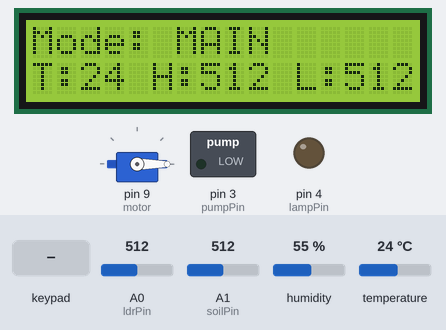
Bench run of a sketch on a simulated Arduino Uno, built with avr-gcc and run on an emulated ATmega328P. Shown: 16×2 character LCD, servo, switched loads named in the sketch (green lamp = pin HIGH), output pins drawn as LEDs (lit = HIGH). Inputs (shaded band) come from the test bench; at power-on: A0 (ldrPin) = 512, A1 (soilPin) = 512, humidity 55 %, temperature 24 °C.

Above: at 1.2 s.
1.3 s: key 'A' pressed
At 1.8 s:
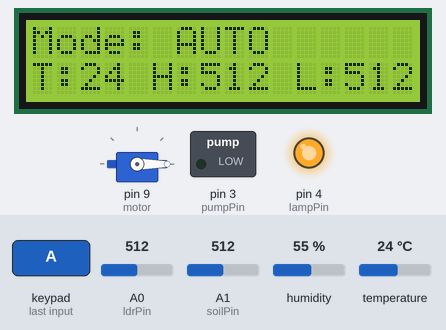
2.8 s: key 'B' pressed
At 4.0 s:
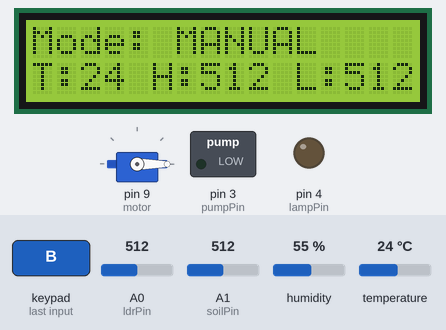
4.3 s: keypad keys 7 1 0 1 1 1 2 pressed 0.4 s apart
At 7.3 s:
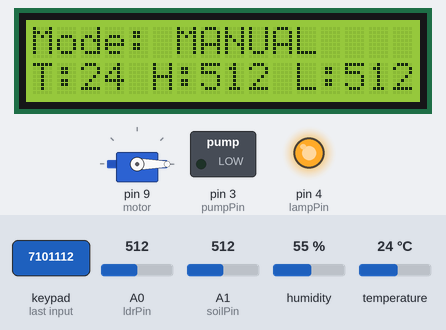
8.6 s: keypad keys 7 1 0 1 1 1 2 # pressed 0.4 s apart
At 9.6 s:
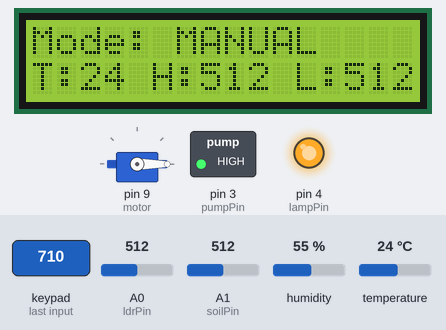
13.3 s: key '3' pressed
At 14.5 s:
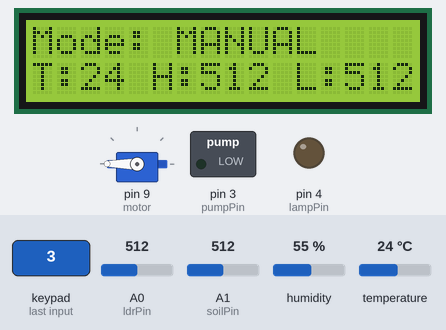
14.8 s: keypad keys 7 1 0 1 1 1 2 * pressed 0.4 s apart
At 18.6 s:
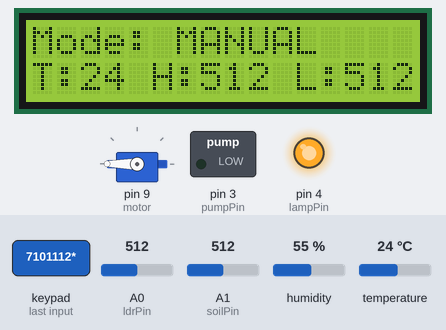
Timing chart, 0 to 20.1 s (numbered marks = the images above; inputs shaded):
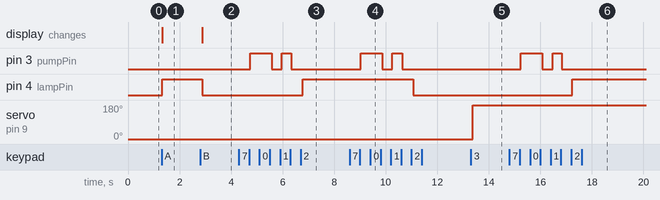

The sketch:

teplitsa.ino
```cpp
#include <Keypad.h>
#include <Wire.h>
#include <LiquidCrystal_I2C.h>
#include <DHT.h>
#include <Servo.h>
LiquidCrystal_I2C lcd(0x27, 16, 2);
DHT dht(2, DHT11);
Servo motor;
const int pumpPin = 3;
const int lampPin = 4;
const int ldrPin = A0;
const int soilPin = A1;
const byte ROWS = 4;
const byte COLS = 4;
char keys[ROWS][COLS] = {
  {'1', '2', '3', 'A'},
  {'4', '5', '6', 'B'},
  {'7', '8', '9', 'C'},
  {'*', '0', '#', 'D'}
};
byte rowPins[ROWS] = { A2, A3, 5, 6 };
byte colPins[COLS] = { 7, 10, 11, 12 };
Keypad keypad(makeKeymap(keys), rowPins, colPins, ROWS, COLS);
enum Mode { MAIN, AUTO, MANUAL } mode = MAIN;
float tempThreshold = 26.0;
int moistThreshold = 500;
int lightThreshold = 600;
bool servoActive = false;
bool pumpManual = false;
bool lampManual = false;
bool servoManual = false;
void setup() {
  lcd.init();
  lcd.backlight();
  dht.begin();
  motor.attach(9);
  pinMode(pumpPin, OUTPUT);
  pinMode(lampPin, OUTPUT);
  digitalWrite(pumpPin, LOW);
  digitalWrite(lampPin, LOW);
  motor.write(0);
}
void loop() {
  char key = keypad.getKey();
  if (key) {
    if (key == 'A') mode = AUTO;
    if (key == 'B') mode = MANUAL;
    if (key == 'C') mode = MAIN;
    if (mode == MANUAL) {
      if (key == '1') pumpManual = !pumpManual;
      if (key == '2') lampManual = !lampManual;
      if (key == '3') servoManual = !servoManual;
    }
  }
  lcd.setCursor(0, 0);
  if (mode == MAIN) lcd.print("Mode: MAIN      ");
  if (mode == AUTO) lcd.print("Mode: AUTO      ");
  if (mode == MANUAL) lcd.print("Mode: MANUAL      ");
  float t = dht.readTemperature();
  int l = analogRead(ldrPin);
  int s = analogRead(soilPin);
  lcd.setCursor(0, 1);
  lcd.print("T:");
  lcd.print((int)t);
  lcd.print(" H:");
  lcd.print((int)s);
  lcd.print(" L:");
  lcd.print((int)l);
  if (mode == AUTO) {
   if (t >= tempThreshold && !servoActive) {
      motor.write(180);
      servoActive = true;
    } else if (t < 26 && servoActive) {
      motor.write(0);
      servoActive = false;
}
    if (l < lightThreshold) {
      digitalWrite(lampPin, HIGH);
    } else {
      digitalWrite(lampPin, LOW);
    }
    if (s < moistThreshold) digitalWrite(pumpPin, HIGH);
    else digitalWrite(pumpPin, LOW);
  }
  if (mode == MANUAL) {
    digitalWrite(pumpPin, pumpManual ? HIGH : LOW);
    digitalWrite(lampPin, lampManual ? HIGH : LOW);
    motor.write(servoManual ? 180 : 0);
  }
  delay(10);
}
```

Measured:
- after the input at 1.3 s, pin 4 (lampPin): LOW → HIGH at once; the display: changes at once (image 1)
- after the input at 2.8 s, pin 4 (lampPin): HIGH → LOW after 0.07 s; the display: changes after 0.07 s (image 2)
- after the input at 4.3 s, pin 3 (pumpPin): LOW → HIGH after 0.44 s, → LOW 0.83 s later, → HIGH 0.39 s later, → LOW 0.37 s later; pin 4 (lampPin): LOW → HIGH after 2.5 s
- after the input at 8.6 s, pin 3 (pumpPin): LOW → HIGH after 0.43 s, → LOW 0.83 s later, → HIGH 0.39 s later, → LOW 0.37 s later; pin 4 (lampPin): HIGH → LOW after 2.5 s
- after the input at 13.3 s, servo on pin 9 (motor): 0° → 180° after 0.08 s
- after the input at 14.8 s, pin 3 (pumpPin): LOW → HIGH after 0.44 s, → LOW 0.83 s later, → HIGH 0.42 s later, → LOW 0.35 s later; pin 4 (lampPin): LOW → HIGH after 2.4 s
